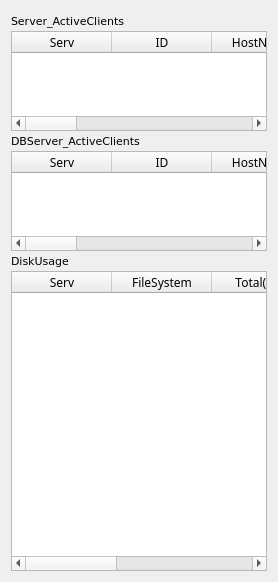
      <widget class="QWidget" name="tab_4">
       <attribute name="title">
        <string>Service</string>
       </attribute>
       <layout class="QGridLayout" name="gridLayout_12">
        <item row="4" column="0">
         <layout class="QGridLayout" name="gridLayout_11">
          <property name="spacing">
           <number>0</number>
          </property>
          <item row="5" column="0">
           <widget class="QTableWidget" name="qtwDiskUsage">
            <property name="sizePolicy">
             <sizepolicy hsizetype="Expanding" vsizetype="Expanding">
              <horstretch>0</horstretch>
              <verstretch>0</verstretch>
             </sizepolicy>
            </property>
            <property name="minimumSize">
             <size>
              <width>0</width>
              <height>300</height>
             </size>
            </property>
            <property name="maximumSize">
             <size>
              <width>16777215</width>
              <height>16777215</height>
             </size>
            </property>
            <property name="font">
             <font>
              <family>DejaVu LGC Serif Condensed</family>
              <pointsize>9</pointsize>
             </font>
            </property>
            <property name="showGrid">
             <bool>false</bool>
            </property>
            <column>
             <property name="text">
              <string>Serv</string>
             </property>
            </column>
            <column>
             <property name="text">
              <string>FileSystem</string>
             </property>
            </column>
            <column>
             <property name="text">
              <string>Total(MB)</string>
             </property>
            </column>
            <column>
             <property name="text">
              <string>Free(MB)</string>
             </property>
            </column>
            <column>
             <property name="text">
              <string>%Free</string>
             </property>
            </column>
           </widget>
          </item>
          <item row="4" column="0">
           <widget class="QLabel" name="label_7">
            <property name="sizePolicy">
             <sizepolicy hsizetype="Preferred" vsizetype="Fixed">
              <horstretch>0</horstretch>
              <verstretch>0</verstretch>
             </sizepolicy>
            </property>
            <property name="minimumSize">
             <size>
              <width>0</width>
              <height>20</height>
             </size>
            </property>
            <property name="maximumSize">
             <size>
              <width>16777215</width>
              <height>20</height>
             </size>
            </property>
            <property name="font">
             <font>
              <family>DejaVu LGC Sans</family>
              <pointsize>8</pointsize>
             </font>
            </property>
            <property name="text">
             <string>DiskUsage</string>
            </property>
           </widget>
          </item>
          <item row="1" column="0">
           <widget class="QTableWidget" name="qtwDBServActClients">
            <property name="sizePolicy">
             <sizepolicy hsizetype="Expanding" vsizetype="Fixed">
              <horstretch>0</horstretch>
              <verstretch>0</verstretch>
             </sizepolicy>
            </property>
            <property name="minimumSize">
             <size>
              <width>0</width>
              <height>100</height>
             </size>
            </property>
            <property name="maximumSize">
             <size>
              <width>16777215</width>
              <height>100</height>
             </size>
            </property>
            <property name="font">
             <font>
              <family>DejaVu LGC Serif Condensed</family>
              <pointsize>9</pointsize>
             </font>
            </property>
            <property name="showGrid">
             <bool>false</bool>
            </property>
            <column>
             <property name="text">
              <string>Serv</string>
             </property>
            </column>
            <column>
             <property name="text">
              <string>ID</string>
             </property>
            </column>
            <column>
             <property name="text">
              <string>HostName</string>
             </property>
            </column>
            <column>
             <property name="text">
              <string>Mips</string>
             </property>
            </column>
            <column>
             <property name="text">
              <string>ProcessID</string>
             </property>
            </column>
            <column>
             <property name="text">
              <string>StartTime</string>
             </property>
            </column>
            <column>
             <property name="text">
              <string>LastUpdate</string>
             </property>
            </column>
            <column>
             <property name="text">
              <string>TimeOut</string>
             </property>
            </column>
            <column>
             <property name="text">
              <string>Status</string>
             </property>
            </column>
           </widget>
          </item>
          <item row="3" column="0">
           <widget class="QTableWidget" name="qtwServActClients">
            <property name="sizePolicy">
             <sizepolicy hsizetype="Expanding" vsizetype="Fixed">
              <horstretch>0</horstretch>
              <verstretch>0</verstretch>
             </sizepolicy>
            </property>
            <property name="minimumSize">
             <size>
              <width>0</width>
              <height>100</height>
             </size>
            </property>
            <property name="maximumSize">
             <size>
              <width>16777215</width>
              <height>100</height>
             </size>
            </property>
            <property name="font">
             <font>
              <family>DejaVu LGC Serif Condensed</family>
              <pointsize>9</pointsize>
             </font>
            </property>
            <property name="showGrid">
             <bool>false</bool>
            </property>
            <column>
             <property name="text">
              <string>Serv</string>
             </property>
            </column>
            <column>
             <property name="text">
              <string>ID</string>
             </property>
            </column>
            <column>
             <property name="text">
              <string>HostName</string>
             </property>
            </column>
            <column>
             <property name="text">
              <string>Mips</string>
             </property>
            </column>
            <column>
             <property name="text">
              <string>ProcessID</string>
             </property>
            </column>
            <column>
             <property name="text">
              <string>StartTime</string>
             </property>
            </column>
            <column>
             <property name="text">
              <string>LastUpdate</string>
             </property>
            </column>
            <column>
             <property name="text">
              <string>TimeOut</string>
             </property>
            </column>
            <column>
             <property name="text">
              <string>Status</string>
             </property>
            </column>
           </widget>
          </item>
          <item row="2" column="0">
           <widget class="QLabel" name="label_6">
            <property name="sizePolicy">
             <sizepolicy hsizetype="Preferred" vsizetype="Fixed">
              <horstretch>0</horstretch>
              <verstretch>0</verstretch>
             </sizepolicy>
            </property>
            <property name="minimumSize">
             <size>
              <width>0</width>
              <height>20</height>
             </size>
            </property>
            <property name="maximumSize">
             <size>
              <width>16777215</width>
              <height>20</height>
             </size>
            </property>
            <property name="font">
             <font>
              <family>DejaVu LGC Sans</family>
              <pointsize>8</pointsize>
             </font>
            </property>
            <property name="text">
             <string>DBServer_ActiveClients</string>
            </property>
           </widget>
          </item>
          <item row="0" column="0">
           <widget class="QLabel" name="label_5">
            <property name="sizePolicy">
             <sizepolicy hsizetype="Preferred" vsizetype="Fixed">
              <horstretch>0</horstretch>
              <verstretch>0</verstretch>
             </sizepolicy>
            </property>
            <property name="minimumSize">
             <size>
              <width>0</width>
              <height>20</height>
             </size>
            </property>
            <property name="maximumSize">
             <size>
              <width>16777215</width>
              <height>20</height>
             </size>
            </property>
            <property name="font">
             <font>
              <family>DejaVu LGC Sans</family>
              <pointsize>8</pointsize>
             </font>
            </property>
            <property name="text">
             <string>Server_ActiveClients</string>
            </property>
           </widget>
          </item>
         </layout>
        </item>
       </layout>
      </widget>
